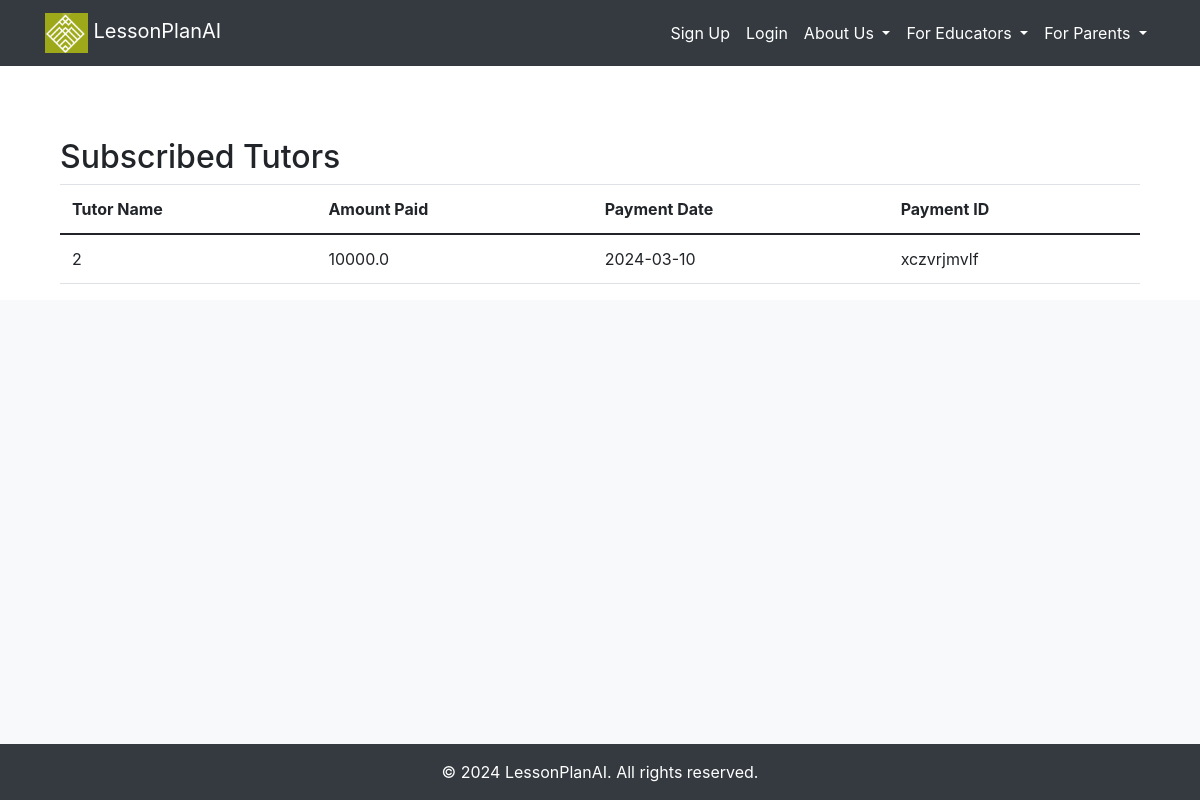
The app's page /subscribed-tutors, older data.
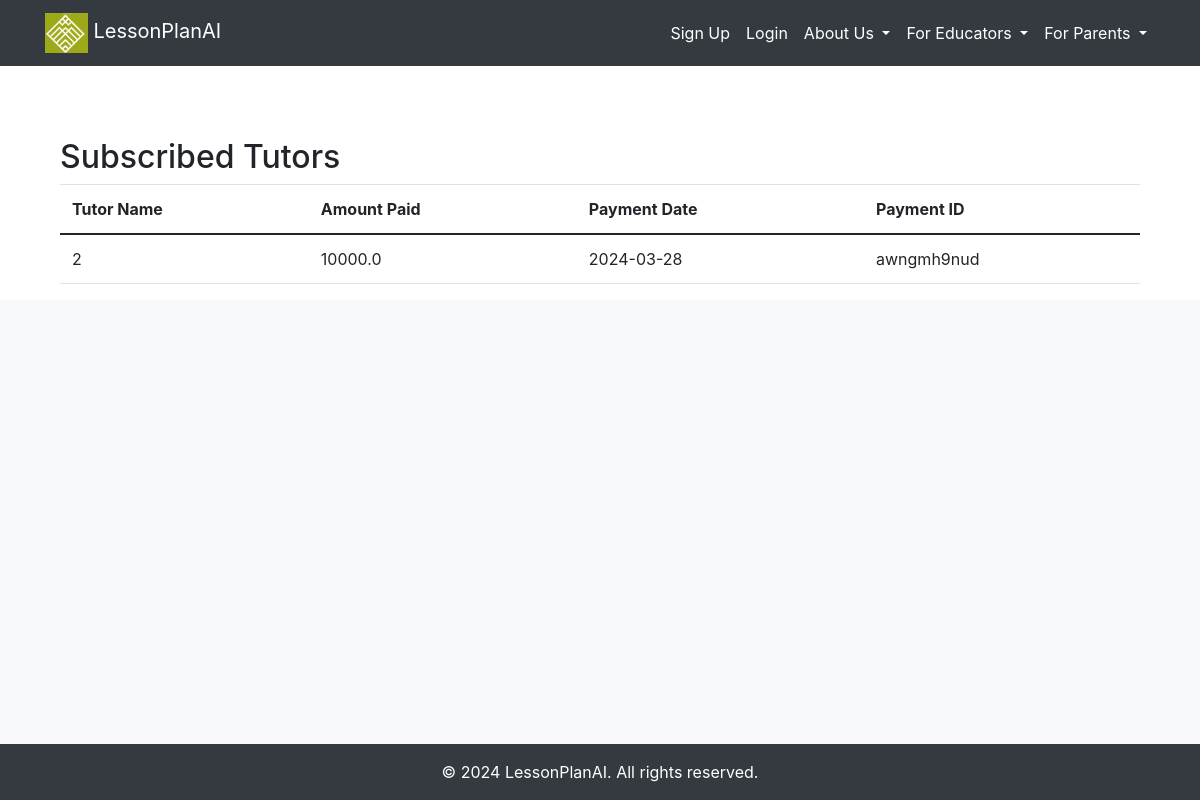
The same page, newer data.
### src/accounts/models.py (models this page shows, shortened)
class TutorFeePayment(db.Model):
    __tablename__ = "tutorfeepayment"
    id = db.Column(db.Integer, primary_key=True)
    tutor_id = db.Column(db.Integer, db.ForeignKey('tutor.id'), nullable=False)
    amount = db.Column(db.Float, nullable=False)
    payment_date = db.Column(db.Date, nullable=False)
    paystack_tutorfeepayment_id = db.Column(db.String(50), nullable=False)
    tutor = db.relationship('Tutor', back_populates='fee_payments')

### src/core/views.py (the view)
@core_bp.route('/subscribed-tutors')
def subscribed_tutors():
    tutor_fee_payments = TutorFeePayment.query.all()
    return render_template('accounts/subscribed_tutors.html', tutor_fee_payments=tutor_fee_payments)

### src/templates/accounts/subscribed_tutors.html
{% extends "_base.html" %}
{% block content %}
<div class="container mt-5">
    <h2>Subscribed Tutors</h2>
    <table class="table">
        <thead>
            <tr>
                <th>Tutor Name</th>
                <th>Amount Paid</th>
                <th>Payment Date</th>
                <th>Payment ID</th>
            </tr>
        </thead>
        <tbody>
            {% for payment in tutor_fee_payments %}
            <tr>
                <td>{{ payment.tutor_id }}</td>
                <td>{{ payment.amount }}</td>
                <td>{{ payment.payment_date.strftime('%Y-%m-%d') }}</td>
                <td>{{ payment.paystack_tutorfeepayment_id }}</td>
            </tr>
            {% endfor %}
        </tbody>
    </table>
</div>
{% endblock %}

Row changes from the older to the newer data that the page shows:
changed TutorFeePayment: payment_date "2024-03-10" → "2024-03-28"; paystack_tutorfeepayment_id "xczvrjmvlf" → "awngmh9nud"
